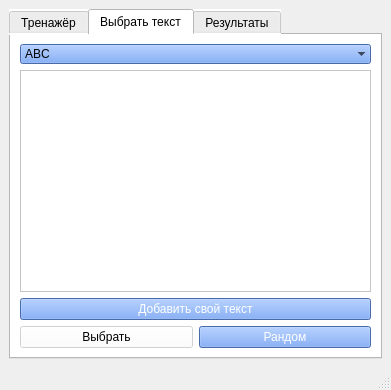
<?xml version="1.0" encoding="UTF-8"?>
<ui version="4.0">
 <class>MainWindow</class>
 <widget class="QMainWindow" name="MainWindow">
  <property name="geometry">
   <rect>
    <x>0</x>
    <y>0</y>
    <width>391</width>
    <height>390</height>
   </rect>
  </property>
  <property name="sizePolicy">
   <sizepolicy hsizetype="Fixed" vsizetype="Fixed">
    <horstretch>0</horstretch>
    <verstretch>0</verstretch>
   </sizepolicy>
  </property>
  <property name="windowTitle">
   <string>MainWindow</string>
  </property>
  <widget class="QWidget" name="centralwidget">
   <layout class="QGridLayout" name="gridLayout_5">
    <item row="0" column="0">
     <widget class="QTabWidget" name="tabWidget">
      <property name="sizePolicy">
       <sizepolicy hsizetype="Minimum" vsizetype="Minimum">
        <horstretch>0</horstretch>
        <verstretch>0</verstretch>
       </sizepolicy>
      </property>
      <property name="autoFillBackground">
       <bool>false</bool>
      </property>
      <property name="styleSheet">
       <string notr="true">background-color: rgb(255, 255, 255);</string>
      </property>
      <property name="currentIndex">
       <number>1</number>
      </property>
      <widget class="QWidget" name="tab">
       <attribute name="title">
        <string>Тренажёр</string>
       </attribute>
       <layout class="QGridLayout" name="gridLayout_2">
        <item row="7" column="0" colspan="3">
         <widget class="QLabel" name="errorText">
          <property name="styleSheet">
           <string notr="true">background-color: rgb(255, 255, 255);</string>
          </property>
          <property name="text">
           <string/>
          </property>
         </widget>
        </item>
        <item row="0" column="2">
         <widget class="QPushButton" name="pushButtonSave">
          <property name="styleSheet">
           <string notr="true">background-color: rgb(255, 255, 255);</string>
          </property>
          <property name="text">
           <string>Сохранить результат</string>
          </property>
         </widget>
        </item>
        <item row="0" column="1">
         <widget class="QPushButton" name="endButton">
          <property name="enabled">
           <bool>true</bool>
          </property>
          <property name="styleSheet">
           <string notr="true">background-color: rgb(255, 255, 255);</string>
          </property>
          <property name="text">
           <string>Закончить</string>
          </property>
         </widget>
        </item>
        <item row="0" column="0">
         <widget class="QPushButton" name="beginButton">
          <property name="styleSheet">
           <string notr="true">background-color: rgb(100, 149, 237);</string>
          </property>
          <property name="text">
           <string>Начать</string>
          </property>
         </widget>
        </item>
        <item row="8" column="2">
         <widget class="QLabel" name="scoreinfLabel">
          <property name="styleSheet">
           <string notr="true">background-color: rgb(255, 255, 255);</string>
          </property>
          <property name="text">
           <string/>
          </property>
         </widget>
        </item>
        <item row="4" column="0" colspan="3">
         <widget class="QTextEdit" name="textEdit">
          <property name="sizePolicy">
           <sizepolicy hsizetype="Expanding" vsizetype="Fixed">
            <horstretch>0</horstretch>
            <verstretch>0</verstretch>
           </sizepolicy>
          </property>
          <property name="styleSheet">
           <string notr="true">background-color: rgb(255, 255, 255);</string>
          </property>
          <property name="inputMethodHints">
           <set>Qt::ImhMultiLine</set>
          </property>
          <property name="frameShadow">
           <enum>QFrame::Sunken</enum>
          </property>
          <property name="verticalScrollBarPolicy">
           <enum>Qt::ScrollBarAlwaysOff</enum>
          </property>
          <property name="horizontalScrollBarPolicy">
           <enum>Qt::ScrollBarAlwaysOff</enum>
          </property>
          <property name="sizeAdjustPolicy">
           <enum>QAbstractScrollArea::AdjustIgnored</enum>
          </property>
          <property name="readOnly">
           <bool>true</bool>
          </property>
          <property name="html">
           <string>&lt;!DOCTYPE HTML PUBLIC &quot;-//W3C//DTD HTML 4.0//EN&quot; &quot;http://www.w3.org/TR/REC-html40/strict.dtd&quot;&gt;
&lt;html&gt;&lt;head&gt;&lt;meta name=&quot;qrichtext&quot; content=&quot;1&quot; /&gt;&lt;style type=&quot;text/css&quot;&gt;
p, li { white-space: pre-wrap; }
&lt;/style&gt;&lt;/head&gt;&lt;body style=&quot; font-family:'.AppleSystemUIFont'; font-size:13pt; font-weight:400; font-style:normal;&quot;&gt;
&lt;p style=&quot;-qt-paragraph-type:empty; margin-top:0px; margin-bottom:0px; margin-left:0px; margin-right:0px; -qt-block-indent:0; text-indent:0px;&quot;&gt;&lt;br /&gt;&lt;/p&gt;&lt;/body&gt;&lt;/html&gt;</string>
          </property>
          <property name="overwriteMode">
           <bool>false</bool>
          </property>
         </widget>
        </item>
       </layout>
      </widget>
      <widget class="QWidget" name="tab_3">
       <attribute name="title">
        <string>Выбрать текст</string>
       </attribute>
       <layout class="QGridLayout" name="gridLayout_3">
        <item row="4" column="1">
         <widget class="QPushButton" name="randomButton">
          <property name="styleSheet">
           <string notr="true">color: rgb(255, 255, 255);
background-color: rgb(100, 149, 237);</string>
          </property>
          <property name="text">
           <string>Рандом</string>
          </property>
         </widget>
        </item>
        <item row="2" column="0" colspan="2">
         <widget class="QListWidget" name="listWidget"/>
        </item>
        <item row="4" column="0">
         <widget class="QPushButton" name="selectButton">
          <property name="enabled">
           <bool>false</bool>
          </property>
          <property name="styleSheet">
           <string notr="true">color: rgb(0, 0, 0);
background-color: rgb(255, 255, 255);</string>
          </property>
          <property name="text">
           <string>Выбрать</string>
          </property>
         </widget>
        </item>
        <item row="0" column="0" colspan="2">
         <widget class="QComboBox" name="comboBox">
          <property name="enabled">
           <bool>true</bool>
          </property>
          <property name="styleSheet">
           <string notr="true">background-color: rgb(100, 149, 237);</string>
          </property>
          <property name="editable">
           <bool>false</bool>
          </property>
          <property name="frame">
           <bool>false</bool>
          </property>
          <item>
           <property name="text">
            <string>ABC</string>
           </property>
          </item>
          <item>
           <property name="text">
            <string>АБВ</string>
           </property>
          </item>
         </widget>
        </item>
        <item row="3" column="0" colspan="2">
         <widget class="QPushButton" name="pushButton">
          <property name="styleSheet">
           <string notr="true">background-color: rgb(100, 149, 237);
color: rgb(255, 255, 255);</string>
          </property>
          <property name="text">
           <string>Добавить свой текст</string>
          </property>
         </widget>
        </item>
       </layout>
      </widget>
      <widget class="QWidget" name="tab_2">
       <attribute name="title">
        <string>Результаты</string>
       </attribute>
       <layout class="QGridLayout" name="gridLayout">
        <item row="0" column="0">
         <layout class="QGridLayout" name="gridLayout_4">
          <item row="1" column="0">
           <widget class="QComboBox" name="comboBox_result">
            <property name="styleSheet">
             <string notr="true">background-color: rgb(100, 149, 237);</string>
            </property>
            <property name="frame">
             <bool>false</bool>
            </property>
            <item>
             <property name="text">
              <string>За час</string>
             </property>
            </item>
            <item>
             <property name="text">
              <string>За день</string>
             </property>
            </item>
            <item>
             <property name="text">
              <string>За месяц</string>
             </property>
            </item>
            <item>
             <property name="text">
              <string>За год</string>
             </property>
            </item>
           </widget>
          </item>
          <item row="0" column="0">
           <widget class="QLabel" name="label_2">
            <property name="text">
             <string>Введите за какой период надо вывести результаты:</string>
            </property>
           </widget>
          </item>
          <item row="2" column="0">
           <widget class="QTableWidget" name="tableWidget">
            <property name="autoFillBackground">
             <bool>false</bool>
            </property>
            <property name="styleSheet">
             <string notr="true"/>
            </property>
            <property name="frameShape">
             <enum>QFrame::StyledPanel</enum>
            </property>
            <property name="frameShadow">
             <enum>QFrame::Sunken</enum>
            </property>
            <property name="editTriggers">
             <set>QAbstractItemView::NoEditTriggers</set>
            </property>
            <property name="dragEnabled">
             <bool>false</bool>
            </property>
            <property name="alternatingRowColors">
             <bool>false</bool>
            </property>
            <property name="iconSize">
             <size>
              <width>0</width>
              <height>0</height>
             </size>
            </property>
            <property name="textElideMode">
             <enum>Qt::ElideMiddle</enum>
            </property>
            <property name="showGrid">
             <bool>false</bool>
            </property>
            <property name="sortingEnabled">
             <bool>false</bool>
            </property>
            <property name="wordWrap">
             <bool>true</bool>
            </property>
            <property name="cornerButtonEnabled">
             <bool>true</bool>
            </property>
            <property name="columnCount">
             <number>2</number>
            </property>
            <attribute name="horizontalHeaderCascadingSectionResizes">
             <bool>false</bool>
            </attribute>
            <attribute name="horizontalHeaderMinimumSectionSize">
             <number>19</number>
            </attribute>
            <column>
             <property name="text">
              <string>Время</string>
             </property>
            </column>
            <column>
             <property name="text">
              <string>Результат зн/мин</string>
             </property>
            </column>
           </widget>
          </item>
         </layout>
        </item>
       </layout>
      </widget>
     </widget>
    </item>
   </layout>
  </widget>
  <widget class="QMenuBar" name="menubar">
   <property name="geometry">
    <rect>
     <x>0</x>
     <y>0</y>
     <width>391</width>
     <height>22</height>
    </rect>
   </property>
  </widget>
  <widget class="QStatusBar" name="statusbar"/>
 </widget>
 <resources/>
 <connections/>
</ui>
